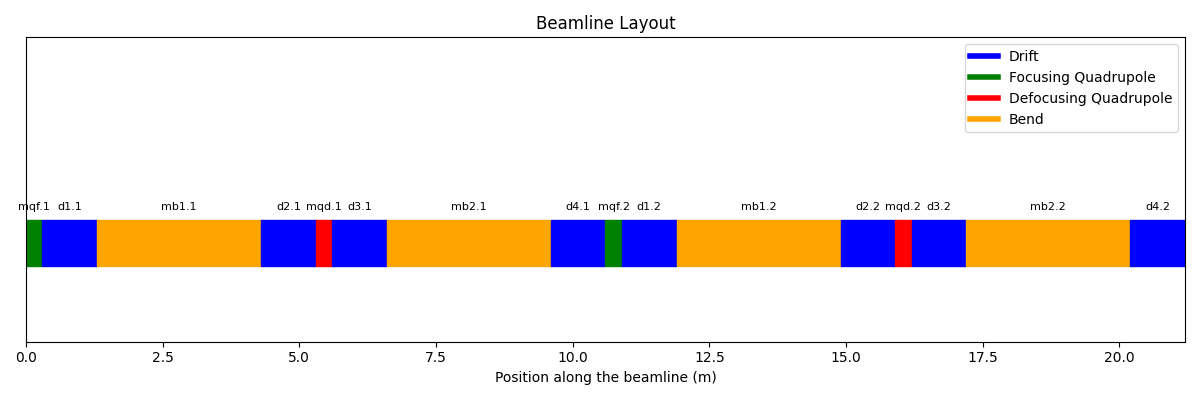

Write Python code to recreate this figure.
"""
Let's see what type of functionality a *line* has in x-suite
We will see the different ways of defining a line, how to inspect it, save/load it
"""
#? Import the usual stuff
import numpy as np
import matplotlib.pyplot as plt

#? Import the usual x-suite things
import xtrack as xt
import xobjects as xo


#? Import the library to save and load *lines*
import json

#? Auxiliary function just to see the beamline

def plot_beamline(line):
    # Create a new figure and axis
    fig, ax = plt.subplots(figsize=(12, 4))
    current_position = 0
    y_offset = 0.5  # Vertical offset for elements

    for name, element in zip(line.element_names, line.elements):
        length = element.length if hasattr(element, 'length') else 0
        
        # Set color based on element type
        if isinstance(element, xt.Drift):
            color = 'blue'
        elif isinstance(element, xt.Quadrupole):
            color = 'green' if element.k1 > 0 else 'red'  # Green for focusing, red for defocusing
        elif isinstance(element, xt.Bend):
            color = 'orange'
        else:
            color = 'black'  # Default color for unknown elements
        
        # Plot the element as a rectangle
        ax.add_patch(plt.Rectangle((current_position, y_offset), length, 0.3, color=color))

        # Label the element
        ax.text(current_position + length / 2, y_offset + 0.35, name, ha='center', va='bottom', fontsize=8)

        # Update the position
        current_position += length

    # Set plot limits and labels
    ax.set_xlim(0, current_position)
    ax.set_ylim(0, 2)
    ax.set_xlabel("Position along the beamline (m)")
    ax.set_yticks([])
    ax.set_title("Beamline Layout")

    # Create a legend
    legend_elements = [
        plt.Line2D([0], [0], color='blue', lw=4, label='Drift'),
        plt.Line2D([0], [0], color='green', lw=4, label='Focusing Quadrupole'),
        plt.Line2D([0], [0], color='red', lw=4, label='Defocusing Quadrupole'),
        plt.Line2D([0], [0], color='orange', lw=4, label='Bend')
    ]
    ax.legend(handles=legend_elements, loc='upper right')

    plt.tight_layout()
    plt.show()

"""
A Line can be defined in different ways:    
    -   It is possible to provide beam line element objects and the corresponding names
        This was the case for the 'basic_example.py'

    -   It can be imported from an existing MAD-X model, via 'xtract.Line.from_madx_sequence()'
        For example importing the MAD-X file taken from:  
        https://github.com/xsuite/xtrack/blob/main/test_data/psb_chicane/psb_fb_lhc.str

        from cpymad.madx import Madx
        mad = Madx()

        # Here the code is passed to MAD-X so it's actually Fortran
        mad.input('''
        call, file = './madx/psb.seq';
        call, file = './madx/psb_fb_lhc.str';

        beam, particle=PROTON, pc=0.5708301551893517;
        use, sequence=psb1;

        select,flag=error,clear;
        select,flag=error,pattern=bi1.bsw1l1.1*;
        ealign, dx=-0.0057;

        select,flag=error,clear;
        select,flag=error,pattern=bi1.bsw1l1.2*;
        select,flag=error,pattern=bi1.bsw1l1.3*;
        select,flag=error,pattern=bi1.bsw1l1.4*;
        ealign, dx=-0.0442;

        twiss;
        ''')

        line = xt.Line.from_madx_sequence(
            sequence=mad.sequence.psb1,
            allow_thick=True,
            enable_align_errors=True,
            deferred_expressions=True,
        )

    -   A line can also be defined through a “sequence”, providing the element s positions 

        elements = {
        'quad': Multipole(length=0.3, knl=[0, +0.50]),
        'bend': Multipole(length=0.5, knl=[np.pi / 12], hxl=[np.pi / 12]),
        }

        sequences = {
            'arc': [Node(1.0, 'quad'), Node(4.0, 'bend', from_='quad')],
        }

        line = Line.from_sequence([
                Node( 0.0, 'arc'),
                Node(10.0, 'arc', name='section2'),
                Node( 3.0, Multipole(knl=[0, 0, 0.1]), from_='section2', name='sext'),
                Node( 3.0, 'quad', name='quad_5', from_='sext'),
            ], length=20,
            elements=elements, sequences=sequences,
            auto_reorder=True, copy_elements=False,
        )
"""
#? We build a simple ring
# Here we opted to define 'by hand' and not with a MAD-X file
pi = np.pi
lbend = 3
lquad = 0.3
elements = {
    'mqf.1': xt.Quadrupole(length=lquad, k1=0.1),
    'd1.1':  xt.Drift(length=1),
    'mb1.1': xt.Bend(length=lbend, k0=pi / 2 / lbend, h=pi / 2 / lbend),
    'd2.1':  xt.Drift(length=1),

    'mqd.1': xt.Quadrupole(length=lquad, k1=-0.7),
    'd3.1':  xt.Drift(length=1),
    'mb2.1': xt.Bend(length=lbend, k0=pi / 2 / lbend, h=pi / 2 / lbend),
    'd4.1':  xt.Drift(length=1),

    'mqf.2': xt.Quadrupole(length=lquad, k1=0.1),
    'd1.2':  xt.Drift(length=1),
    'mb1.2': xt.Bend(length=lbend, k0=pi / 2 / lbend, h=pi / 2 / lbend),
    'd2.2':  xt.Drift(length=1),

    'mqd.2': xt.Quadrupole(length=lquad, k1=-0.7),
    'd3.2':  xt.Drift(length=1),
    'mb2.2': xt.Bend(length=lbend, k0=pi / 2 / lbend, h=pi / 2 / lbend),
    'd4.2':  xt.Drift(length=1),
}
line = xt.Line(elements=elements, element_names=list(elements.keys()))
line.particle_ref = xt.Particles(p0c=1.2e9, mass0=xt.PROTON_MASS_EV)
line.build_tracker()

# Use the function to plot the line
plot_beamline(line)

"""
Whatever way it was defined, we can inspect the the properties of a line and its elements:
    -   elements names                  line.element_names
    -   all objects                     line.elements
    -   by a specific 'attribute' with  line.attr[...]
        list of all attributes          line.attr.keys()  
    -   an exaustive table              line.get_table()
    -   So much more ... see https://github.com/xsuite/xtrack/blob/main/examples/toy_ring/004_inspect.py
"""
#? Let's inspect the line we created
# Tuple with all element names
line.element_names # is ('mqf.1', 'd1.1', 'mb1.1', 'd2.1', 'mqd.1', ...

# Tuple with all element objects
line.elements # is (Quadrupole(length=0.3, k1=0.1, ...), Drift(length=1), ...

# `line.attr[...]` can be used for efficient extraction of a given attribute for all elements
line.attr['length'] # is (0.3, 1, 3, 1, 0.3, 1, 3, 1, 0.3, 1, 3, 1, 0.3, 1, 3, 1)
line.attr['k1l'] # is ('0.03, 0.0, 0.0, 0.0, -0.21, 0.0, 0.0, 0.0, 0.03, ... )

# The list of all attributes can be found in
line.attr.keys() # is ('length', 'k1', 'k1l', 'k2', 'k2l', 'k3', 'k3l', 'k4', ...

# `line.get_table()` can be used to get a table with information about the line elements
tab = line.get_table()
tab.show()

"""
Accelerators and beam lines have complex control paterns.
We can include these dependencies in the simulation model so that changes in the high-level
parameters are automatically propagated down to the line elements properties.
To see more go to https://github.com/xsuite/xtrack/blob/main/examples/toy_ring/002_expressions.py

NB: When importing a MAD-X model...
the dependency relations from MAD-X deferred expressions are automatically imported!
"""
# For each quadrupole we create a variable controlling its integrated strength.
# Expressions can be associated to any beam element property, using the `element_refs`
# attribute of the line. For example:
line.vars['k1l.qf.1'] = 0
line.element_refs['mqf.1'].k1 = line.vars['k1l.qf.1'] / lquad
line.vars['k1l.qd.1'] = 0
line.element_refs['mqd.1'].k1 = line.vars['k1l.qd.1'] / lquad
line.vars['k1l.qf.2'] = 0
line.element_refs['mqf.2'].k1 = line.vars['k1l.qf.2'] / lquad
line.vars['k1l.qd.2'] = 0
line.element_refs['mqd.2'].k1 = line.vars['k1l.qd.2'] / lquad

# When a variable is changed, the corresponding element property is automatically
# updated:
line.vars['k1l.qf.1'] = 0.1
line['mqf.1'].k1 # is 0.333, i.e. 0.1 / lquad

# We can create a variable controlling the integrated strength of the two
# focusing quadrupoles
line.vars['k1lf'] = 0.1
line.vars['k1l.qf.1'] = line.vars['k1lf']
line.vars['k1l.qf.2'] = line.vars['k1lf']
# and a variable controlling the integrated strength of the two defocusing quadrupoles
line.vars['k1ld'] = -0.7
line.vars['k1l.qd.1'] = line.vars['k1ld']
line.vars['k1l.qd.2'] = line.vars['k1ld']

# Changes on the controlling variable are propagated to the two controlled ones and
# to the corresponding element properties:
line.vars['k1lf'] = 0.2
line.vars['k1l.qf.1']._get_value() # is 0.2
line.vars['k1l.qf.2']._get_value() # is 0.2
line['mqf.1'].k1 # is 0.666, i.e. 0.2 / lquad
line['mqf.2'].k1 # is 0.666, i.e. 0.2 / lquad

# The `_info()` method of a variable provides information on the existing relations
# between the variables. For example:
line.vars['k1l.qf.1']._info()
# prints:
##  vars['k1l.qf.1']._get_value()
#   vars['k1l.qf.1'] = 0.2
#
##  vars['k1l.qf.1']._expr
#   vars['k1l.qf.1'] = vars['k1lf']
#
##  vars['k1l.qf.1']._expr._get_dependencies()
#   vars['k1lf'] = 0.2
#
##  vars['k1l.qf.1']._find_dependant_targets()
#   element_refs['mqf.1'].k1


# Expressions can include multiple variables and mathematical operations. For example
line.vars['a'] = 3 * line.functions.sqrt(line.vars['k1lf']) + 2 * line.vars['k1ld']

# As seen above, line.vars['varname'] returns a reference object that
# can be used to build further references, or to inspect its properties.
# To get the current value of the variable, one needs to use `._get_value()`
# For quick access to the current value of a variable, one can use the `line.varval`
# attribute or its shortcut `line.vv`:
line.varval['k1lf'] # is 0.2
line.vv['k1lf']     # is 0.2
# Note an important difference when using `line.vars` or `line.varval` in building
# expressions. For example:
line.vars['a'] = 3.
line.vars['b'] = 2 * line.vars['a']
# In this case the reference to the quantity `line.vars['a']` is stored in the
# expression, and the value of `line.vars['b']` is updated when `line.vars['a']`
# changes:
line.vars['a'] = 4.
line.vv['b'] # is 8.
# On the contrary, when using `line.varval` or `line.vv` in building expressions,
# the current value of the variable is stored in the expression:
line.vv['a'] = 3.
line.vv['b'] = 2 * line.vv['a']
line.vv['b'] # is 6.
line.vv['a'] = 4.
line.vv['b'] # is still 6.

# The `line.vars.get_table()` method returns a table with the value of all the
# existing variables:
line.vars.get_table()


"""
An Xtrack Line object can be transformed into a dictionary or saved to a json file

The simpler version is the following:
    # Save to json
    line.to_json('line.json')

    # Load from json
    line_2 = xt.Line.from_json('line.json')

But using the dictionary we can save additional information 
See https://github.com/xsuite/xtrack/blob/main/examples/to_json/000_lattice_to_json.py
"""
#? Save
dct = line.to_dict()
dct['my_additional_info'] = 'Some important information about this line I created'
with open('line.json', 'w') as fid:
    json.dump(dct, fid, cls=xo.JEncoder)

#? Load
with open('line.json', 'r') as fid:
    loaded_dct = json.load(fid)
line_2 = xt.Line.from_dict(loaded_dct)
print("\nLet's see if there is any info in the dictionary:")
print(loaded_dct['my_additional_info'])

line_2.get_table().show()

# Use the function to plot the line
plot_beamline(line)
